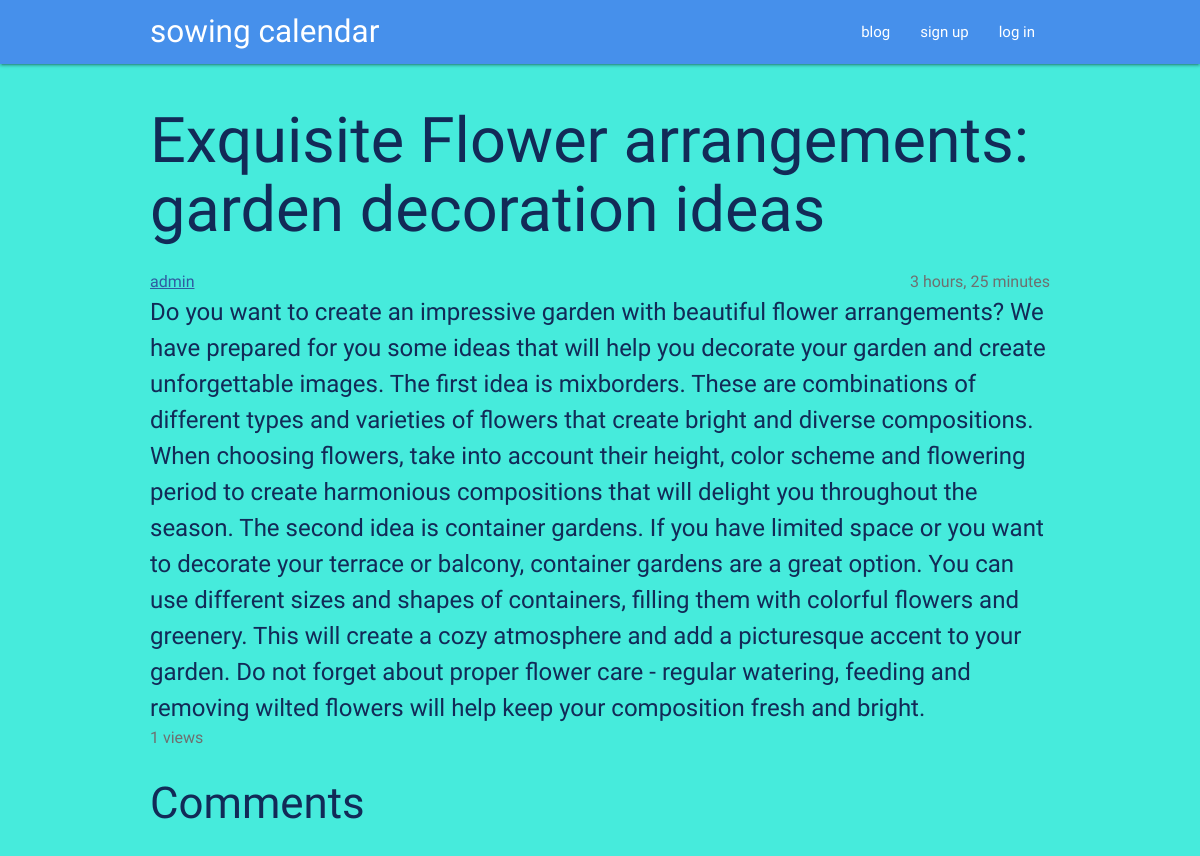
/blog/exquisite-flower-arrangements-garden-decoration-ideas/, run on the app's committed database.
### blog/models.py (models this page shows, shortened)
class Article(models.Model):
    header = models.CharField(max_length=255)
    content = models.TextField()
    author_id = models.ForeignKey(User, on_delete=models.CASCADE)
    slug = models.SlugField()
    date = models.DateTimeField(auto_now_add=True)
    views = models.IntegerField(default = 0)
    class Meta:
        verbose_name = 'Статья'
        verbose_name_plural = 'Статьи'

### blog/views.py (the view, shortened to what this page needs)
# urls.py: path('<slug:slug>/', ArticleDetail.as_view(), name='article'),
class ArticleDetail(View):
    def get(self, request, *args, **kwargs):
        view = ArticleDisplay.as_view()
        return view(request, *args, **kwargs)

### blog/views.py (called while the page is built)
    def get(self, request, *args, **kwargs):
        article = self.get_object()
        article.views = F('views') + 1
        article.save()
        return super().get(request, *args, **kwargs)

    def get_context_data(self, **kwargs):
        context = super().get_context_data(**kwargs)
        comment_list = Comment.objects.filter(article_id = context['article']).order_by('-date')
        form = AddCommentForm()
        c_def = self.get_data(comment_list = comment_list, form = form)
        return c_def | context

### main/utils.py (called while the page is built)
    def get_data(self, **kwargs):
        kwargs['y'] = datetime.now().year
        kwargs['m'] = datetime.now().month
        kwargs['d'] = datetime.now().day
        kwargs['is_auth'] = self.request.user.is_authenticated
        kwargs['user'] = self.request.user
        return kwargs

### blog/templates/blog/article.html (shortened to what this page needs)
{% extends 'main/base.html' %}
{% block content %}
<h1>{{ article.header }}</h1>
<div class="additional">
    <div>
        <a href="{% url 'accounts:profile' article.author_id %}">{{ article.author_id }}</a>
    </div>
    <div>
        {{ article.date|timesince }}
    </div>
</div>
<div class="content">
    {{ article.content }}
</div>
<div class="additional">
    {{ article.views }} views
</div>
<h3>Comments</h3>
{% endblock %}

### main/static/main/css/style.css (style rules this page uses)
h1, h2, h3, h4 { font-family: "Alice", serif; font-weight: 400; font-style: normal; }
body { background-color: #46ebdc; color: #122a57; font-family: "PT Sans Caption", sans-serif; font-weight: 400; font-style: normal; font-size: 24px; }
a { color: #305ba1; text-decoration: underline; }
.content { font-size: 18pt; }
.additional { display: flex; justify-content: space-between; color: #6f6f6f; font-size: 16px; }

### data on the page
Article: header "Exquisite Flower arrangements: garden decoration ideas", author_id "admin", date "3 hours, 25 minutes", content "Do you want to create an impressive garden with beautiful flower arrangements? We have prepared for you some ideas that will help you decorate your garden and create unforgettable images. The first idea is mixborders. These are combinations of different types and varieties of flowers that create bright and diverse compositions. When choosing flowers, take into account their height, color scheme and flowering period to create harmonious compositions that will delight you throughout the season. The second idea is container gardens. If you have limited space or you want to decorate your terrace or balcony, container gardens are a great option. You can use different sizes and shapes of…", views "1"
